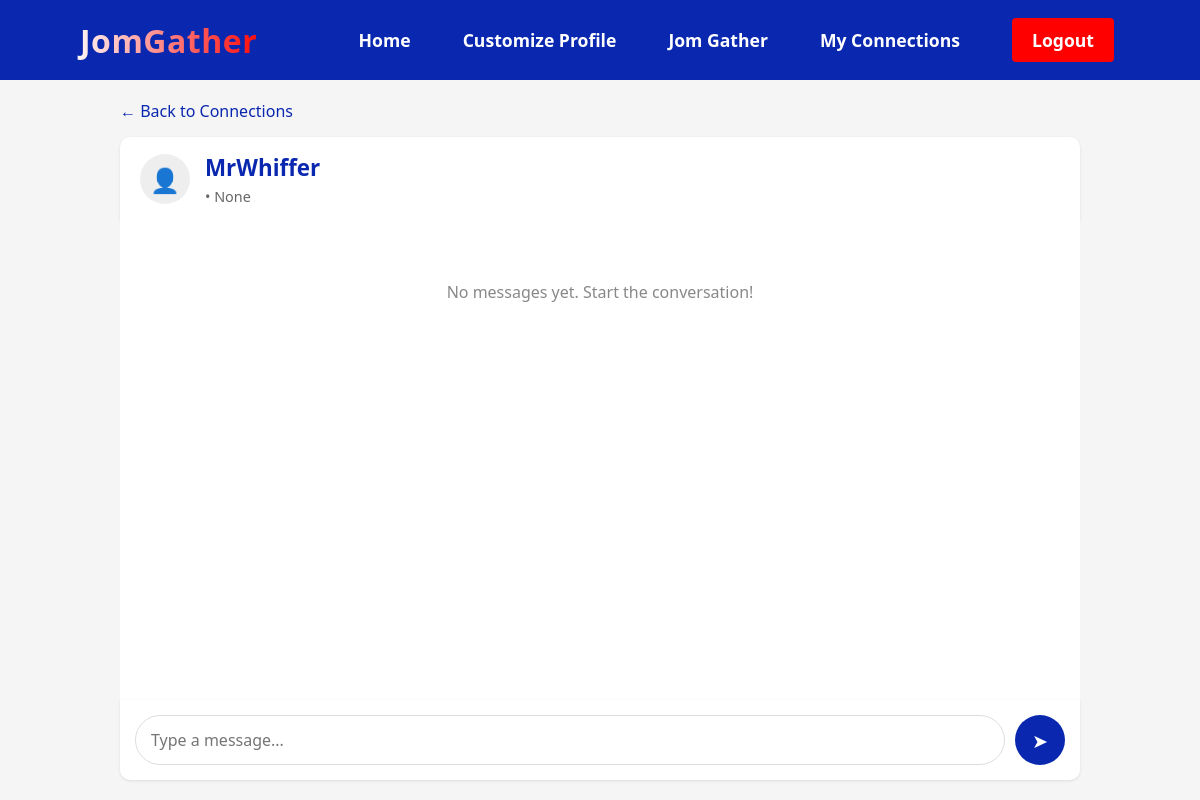
Page /chat/7 (signed in) on the earlier database version.
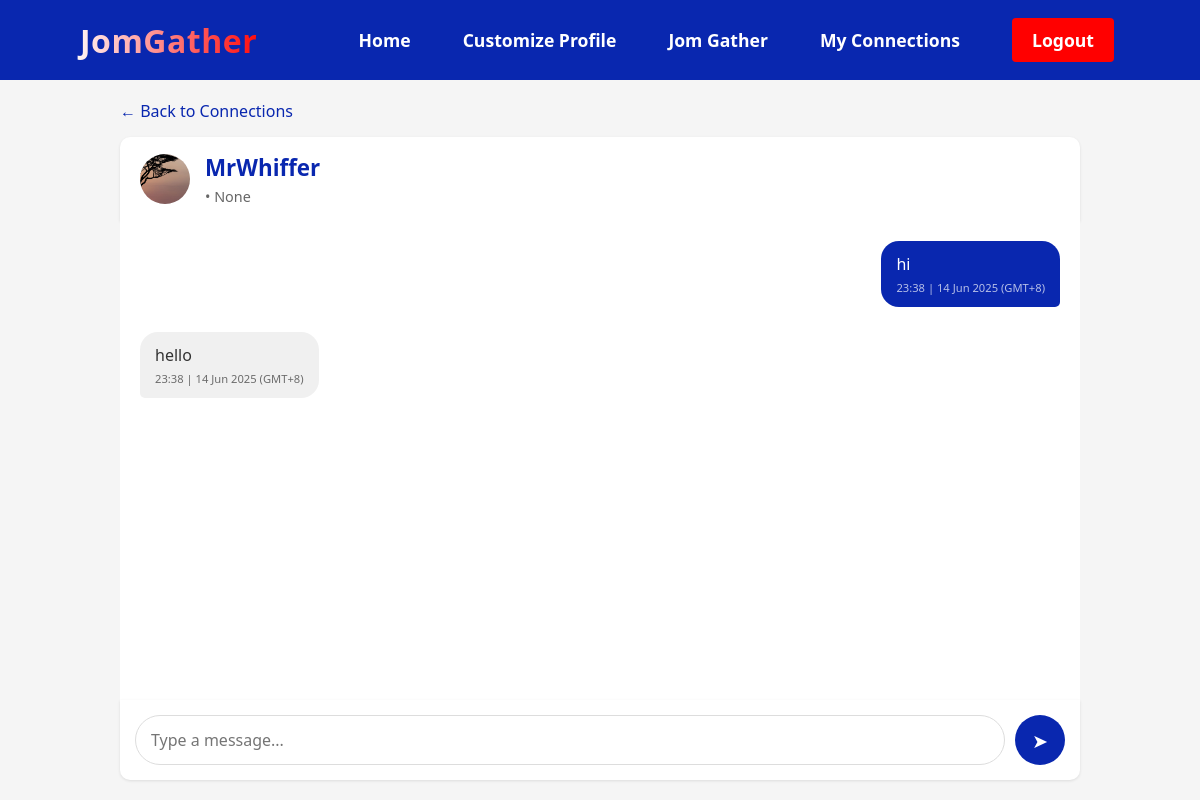
Same page on the later database version.
### models.py (models this page shows, shortened)
class User(UserMixin, db.Model):
    id = db.Column(db.Integer, primary_key=True)
    student_id = db.Column(db.String(15), unique=True, nullable=False)
    username = db.Column(db.String(64), unique=True, nullable=False)
    email = db.Column(db.String(120), unique=True, nullable=False)
    password_hash = db.Column(db.String(128))
    created_at = db.Column(db.DateTime, default=datetime.utcnow)
    is_active = db.Column(db.Boolean, default=True)
    last_login = db.Column(db.DateTime)
    is_2fa_enabled = db.Column(db.Boolean, default=False, nullable=False)
    two_fa_secret = db.Column(db.String(32), nullable=True)

class Customisation(db.Model):
    id = db.Column(db.Integer, primary_key=True)
    user_id = db.Column(db.Integer, db.ForeignKey('user.id'), nullable=False)
    profile_picture = db.Column(db.String(255))
    bio = db.Column(db.Text)
    interests = db.Column(db.String(500))
    faculty = db.Column(db.String(100))
    course = db.Column(db.String(100))
    year_of_study = db.Column(db.Integer)
    created_at = db.Column(db.DateTime, default=datetime.utcnow)
    updated_at = db.Column(db.DateTime, default=datetime.utcnow, onupdate=datetime.utcnow)
    user = db.relationship('User', backref=db.backref('customisation', uselist=False, lazy=True))

class Message(db.Model):
    id = db.Column(db.Integer, primary_key=True)
    connection_id = db.Column(db.Integer, db.ForeignKey('connection.id'), nullable=False)
    sender_id = db.Column(db.Integer, db.ForeignKey('user.id'), nullable=False)
    content = db.Column(db.Text, nullable=False)
    is_read = db.Column(db.Boolean, default=False)
    created_at = db.Column(db.DateTime, default=datetime.utcnow)
    connection = db.relationship('Connection', backref=db.backref('messages', lazy='dynamic'))
    sender = db.relationship('User', backref=db.backref('messages_sent', lazy='dynamic'))

### app.py (the view)
@app.route('/chat/<int:user_id>')
@login_required
def chat(user_id):
    other_user = User.query.get_or_404(user_id)
    connection = Connection.query.filter(
        ((Connection.user_id == current_user.id) & (Connection.connected_user_id == user_id)) |
        ((Connection.user_id == user_id) & (Connection.connected_user_id == current_user.id))
    ).first()
    if not connection or connection.status != 'accepted':
        flash('You must be connected with this user to chat', 'error')
        return redirect(url_for('view_connections'))
    messages = Message.query.filter_by(connection_id=connection.id).order_by(Message.created_at).all()
    unread_messages = Message.query.filter_by(
        connection_id=connection.id,
        sender_id=other_user.id,
        is_read=False
    ).all()
    for msg in unread_messages:
        msg.is_read = True
    db.session.commit()
    return render_template('chat.html', other_user=other_user, connection=connection, messages=messages)

### app.py (called while the page is built)
@login_manager.user_loader
def load_user(user_id):
    return User.query.get(int(user_id))

### templates/chat.html (shortened to what this page needs)
<!DOCTYPE html>
<html lang="en">
<head>
  <link rel="stylesheet" href="{{ url_for('static', filename='css/common.css') }}">
  <link rel="stylesheet" href="{{ url_for('static', filename='css/chat.css') }}">
</head>
<body>
<nav class="navbar" aria-label="Main navigation">
  <div class="navbar__container">
    <a href="{{ url_for('index') }}" id="navbar__logo" aria-label="JomGather Home">JomGather</a>
    <ul class="navbar__menu" role="menubar">
      <li class="navbar__item" role="none">
        <a href="{{ url_for('index') }}" class="navbar__links {% if request.endpoint == 'index' %}active{% endif %}" role="menuitem">Home</a>
      </li>
      <li class="navbar__item" role="none">
        <a href="{{ url_for('customise') }}" class="navbar__links {% if request.endpoint == 'customise' %}active{% endif %}" role="menuitem">Customize Profile</a>
      </li>
      <li class="navbar__item" role="none">
        <a href="{{ url_for('jomgather') }}" class="navbar__links {% if request.endpoint == 'jomgather' %}active{% endif %}" role="menuitem">Jom Gather</a>
      </li>
      {% if current_user.is_authenticated %}
      <li class="navbar__item" role="none">
        <a href="{{ url_for('view_connections') }}" class="navbar__links {% if request.endpoint == 'view_connections' %}active{% endif %}" role="menuitem">My Connections</a>
      </li>
      <li class="navbar__btn" role="none">
        <a href="{{ url_for('logout') }}" class="button" role="menuitem">Logout</a>
      </li>
      {% else %}
      <li class="navbar__btn" role="none">
        <a href="{{ url_for('register') }}" class="button" role="menuitem">Sign Up/Log In</a>
      </li>
      {% endif %}
    </ul>
  </div>
</nav>
  <div class="chat-container">
    <a href="{{ url_for('view_connections') }}" class="back-to-connections">← Back to Connections</a>
    <div class="chat-header">
      <div class="chat-user-avatar">
        {% if other_user.customisation and other_user.customisation.profile_picture %}
          <img src="{{ url_for('static', filename='uploads/' + other_user.customisation.profile_picture) }}" alt="{{ other_user.username }}">
        {% else %}
          <div style="font-size: 1.5rem;">👤</div>
        {% endif %}
      </div>
      <div class="chat-user-info">
        <h2>{{ other_user.username }}</h2>
        {% if other_user.customisation %}
          <p>
            {% if other_user.customisation.course %}
              • {{ other_user.customisation.course }}
            {% endif %}
          </p>
        {% endif %}
      </div>
    </div>
    <div class="chat-history" id="chat-history">
      {% if messages %}
        {% for message in messages %}
          <div class="message-row {% if message.sender_id == current_user.id %}sent{% else %}received{% endif %}">
            <div class="message {% if message.sender_id == current_user.id %}sent{% else %}received{% endif %}">
              {{ message.content }}
              <div class="message-time">
                {{ (message.created_at.replace(tzinfo=None) + timedelta(hours=8)).strftime('%H:%M | %d %b %Y') }} (GMT+8)
              </div>
            </div>
          </div>
        {% endfor %}
      {% else %}
        <div class="no-messages">
          <p>No messages yet. Start the conversation!</p>
        </div>
      {% endif %}
    </div>
    <form class="chat-form" action="{{ url_for('send_message', connection_id=connection.id) }}" method="POST">
      <input type="text" name="message" class="chat-input" placeholder="Type a message..." autofocus required>
      <button type="submit" class="send-btn">
        <span class="send-icon">➤</span>
      </button>
    </form>
  </div>
</body>
</html>

### static/css/common.css (style rules this page uses)
* { margin: 0; padding: 0; box-sizing: border-box; font-family: 'Segoe UI', Tahoma, Geneva, Verdana, sans-serif; }
body { background-color: #f5f5f5; color: #333; min-height: 100vh; display: flex; flex-direction: column; }
.navbar { background-color: #15259e; height: 80px; display: flex; justify-content: center; align-items: center; position: sticky; top: 0; z-index: 999; width: 100%; padding: 0 20px; }
.navbar__container { display: flex; justify-content: space-between; align-items: center; height: 100%; width: 100%; max-width: 1300px; margin: 0 auto; }
#navbar__logo { background-color: #fff; background-image: linear-gradient(to right, #fff 0%, #ff0000 100%); background-size: 100%; -webkit-background-clip: text; -moz-background-clip: text; -webkit-text-fill-color: transparent; -moz-text-fill-color: transparent; display: flex; align-items: center; cursor: pointer; text-decoration: none; font-size: 2rem; font-weight: bold; padding: 0 10px; height: 100%; letter-spacing: 0.5px; }
.navbar__menu { display: flex; align-items: center; list-style: none; gap: 20px; height: 100%; margin: 0; padding: 0; transition: transform 0.3s ease-out; }
.navbar__item { height: 100%; display: flex; align-items: center; }
.navbar__links { color: #fff; display: flex; align-items: center; justify-content: center; text-decoration: none; padding: 0 1rem; height: 100%; transition: all 0.3s ease; font-size: 1.1rem; font-weight: 600; position: relative; }
.navbar__btn { height: 100%; display: flex; align-items: center; padding: 0 1rem; }
.navbar .button { padding: 10px 20px; border-radius: 4px; background: #ff0000; color: white; font-weight: 600; text-align: center; transition: all 0.3s ease; display: inline-flex; align-items: center; justify-content: center; height: auto; width: auto; font-size: 1.1rem; }

Differences in the rows shown:
changed Customisation "None": profile_picture: picture added
added Message: content "hi", created_at "23:38 | 14 Jun 2025"
added Message: content "hello", created_at "23:38 | 14 Jun 2025"
Other differences:
text no longer shown: "👤 No messages yet. Start the conversation!"
